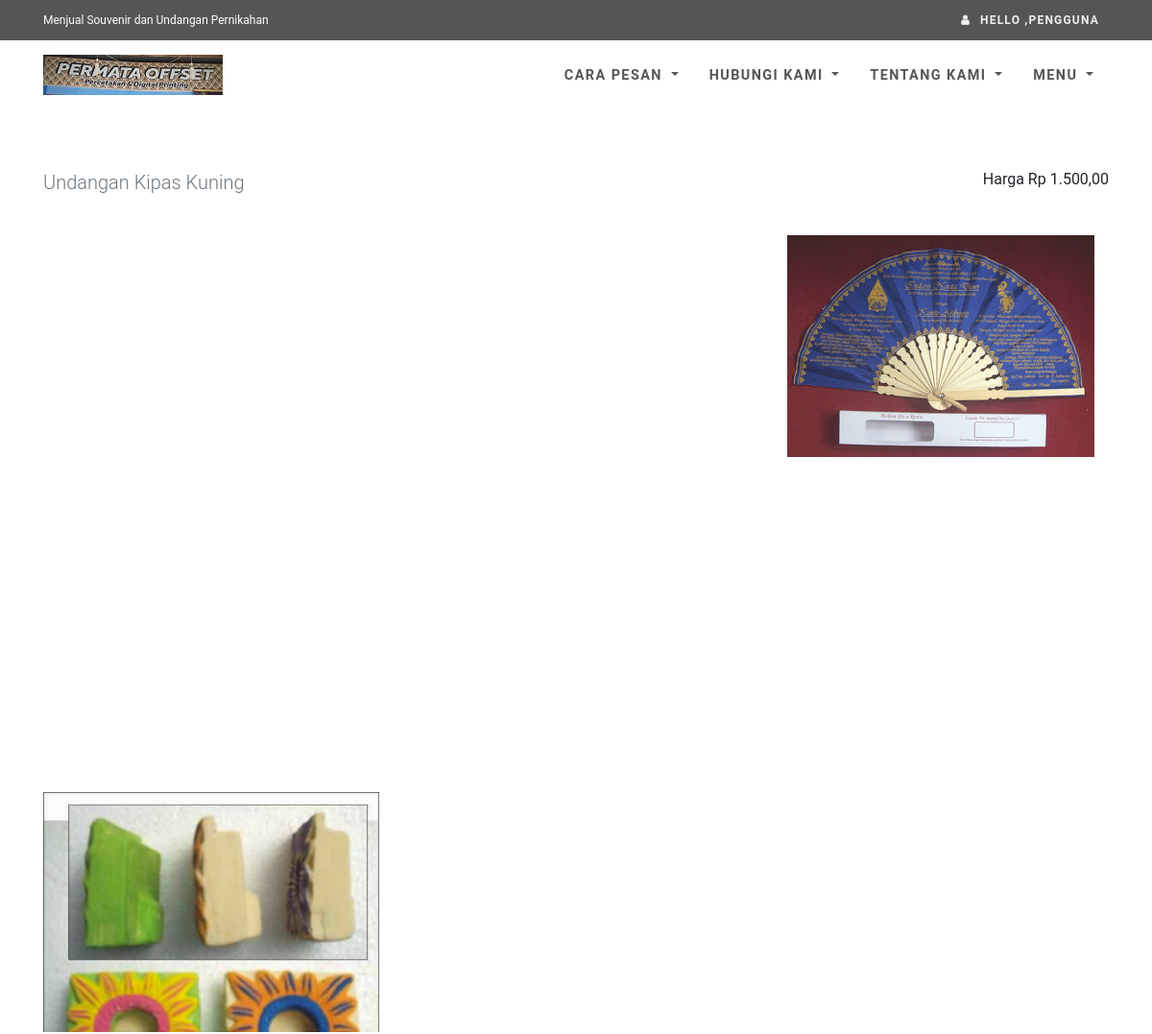
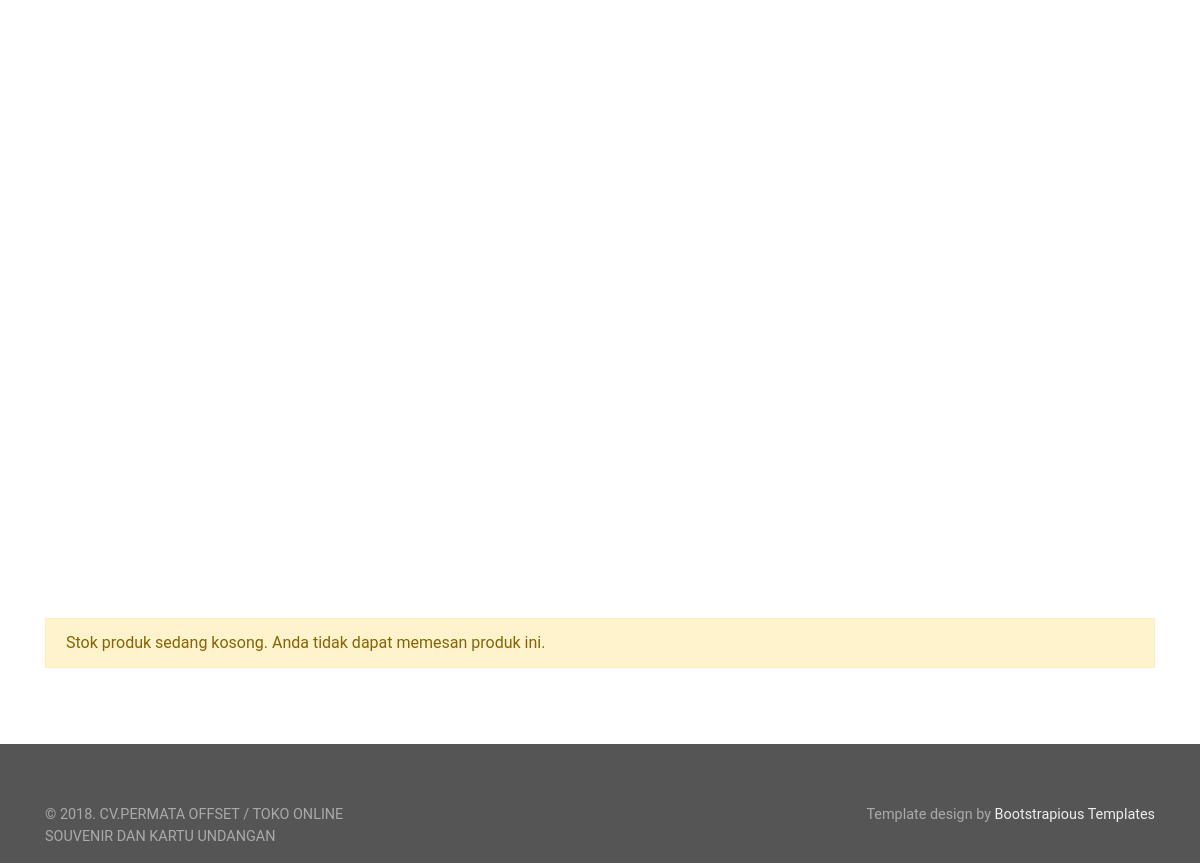
Page /produk.php (signed in) on the earlier database version (2 pictures, top to bottom).
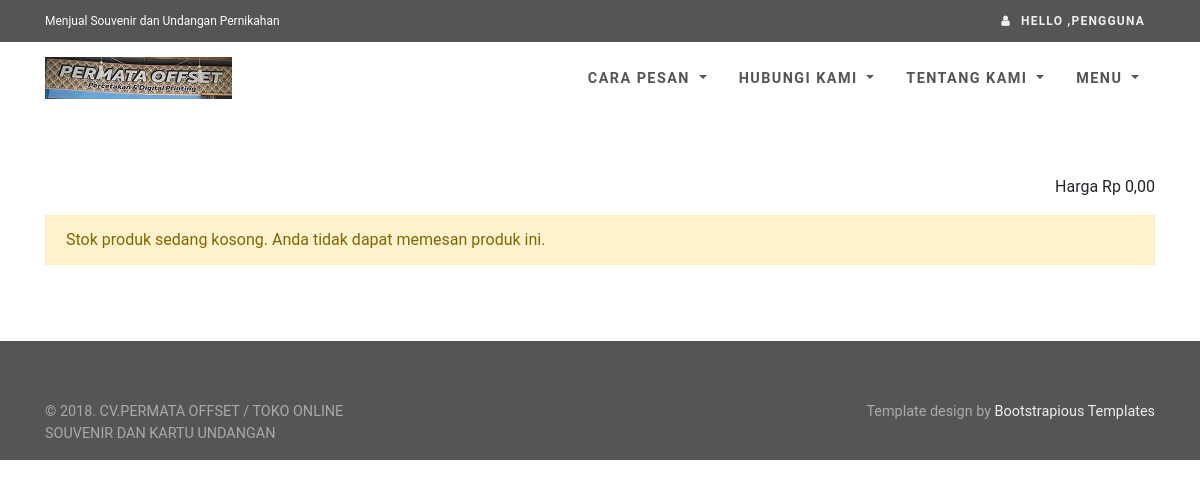
Same page on the later database version.
### tables this page shows
CREATE TABLE `tbl_produk` (
  `id_produk` int(11) NOT NULL AUTO_INCREMENT,
  `nm_produk` varchar(100) NOT NULL,
  `jenis_produk` varchar(15) NOT NULL,
  `harga` int(11) NOT NULL,
  `stok` int(11) DEFAULT '10',
  PRIMARY KEY (`id_produk`)
);

CREATE TABLE `tbl_foto_produk` (
  `id_foto_produk` int(11) NOT NULL AUTO_INCREMENT,
  `id_produk` int(11) NOT NULL,
  `foto_produk` text NOT NULL,
  PRIMARY KEY (`id_foto_produk`)
);

### db.php (called while the page is built, shortened)
<?php
class Sparrow {
    protected $where;
    protected $sql;
    protected $db;
    protected $db_type;
    protected $stats;
    public $is_cached = false;
    public $stats_enabled = false;
    public $key_prefix = '';
    public function build($sql, $input) {
        return (strlen($input) > 0) ? ($sql.' '.$input) : $sql;
    }
    public function parseConnection($connection) {
        $url = parse_url($connection);
        $cfg = array();
        $cfg['type'] = isset($url['scheme']) ? $url['scheme'] : $url['path'];
        $cfg['hostname'] = isset($url['host']) ? $url['host'] : null;
        $cfg['database'] = isset($url['path']) ? substr($url['path'],1) : null;
        $cfg['username'] = isset($url['user']) ? $url['user'] : null;
        $cfg['password'] = isset($url['pass']) ? $url['pass'] : null;
        $cfg['port'] = isset($url['port']) ? $url['port'] : null;
        return $cfg;
    }
    public function reset() {
        $this->where = '';
        $this->joins = '';
        $this->order = '';
        $this->groups = '';
        $this->having = '';
        $this->distinct = '';
        $this->limit = '';
        $this->offset = '';
        $this->sql = '';
    }
    protected function parseCondition($field, $value = null, $join = '', $escape = true) {
        if (is_string($field)) {
            if ($value === null) return $join.' '.trim($field);
            return $join.' '.str_replace('|', '', $field).$condition.$value;
        }
    }
    public function from($table, $reset = true) {
        $this->table = $table;
        return $this;
    }
    public function where($field, $value = null) {
        $join = (empty($this->where)) ? 'WHERE' : '';
        $this->where .= $this->parseCondition($field, $value, $join);
        return $this;
    }
    public function limit($limit, $offset = null) {
        return $this;
    }
    public function select($fields = '*', $limit = null, $offset = null) {
        $fields = (is_array($fields)) ? implode(',', $fields) : $fields;
        return $this;
    }
    public function sql($sql = null) {
        if ($sql !== null) {
            $this->sql = trim(
                (is_array($sql)) ?
                    array_reduce($sql, array($this, 'build')) :
                    $sql
            );
            return $this;
        }
        return $this->sql;
    }
    public function setDb($db) {
        $this->db = null;
        if (is_string($db)) {
            $this->setDb($this->parseConnection($db));
        }
        else if (is_array($db)) {
            switch ($db['type']) {
                case 'mysqli':
                    $this->db = new mysqli(
                        $db['hostname'],
                        $db['username'],
                        $db['password'],
                        $db['database']
                    );
                    break;
            }
            $this->db_type = $db['type'];
        }
    }
    public function execute($key = null, $expire = 0) {
        $result = null;
        $this->is_cached = false;
        if (!empty($this->sql)) {
            $error = null;
            switch ($this->db_type) {
                case 'mysqli':
                    $result = $this->db->query($this->sql);
                    break;
            }
        }
        return $result;
    }
    public function many($key = null, $expire = 0) {
        $data = array();
        $result = $this->execute($key, $expire);
        if ($this->is_cached) {
            $data = $result;
            if ($this->stats_enabled) {
                $this->stats['cached'][$this->key_prefix.$key] = $this->sql;
            }
        }
        else {
            switch ($this->db_type) {
                case 'mysqli':
                    if (function_exists('mysqli_fetch_all')) {
                        $data = $result->fetch_all(MYSQLI_ASSOC);
                    }
                    else {
                        while ($row = $result->fetch_assoc()) {
                            $data[] = $row;
                        }
                    }
                    break;
            }
        }
        return $data;
    }
    public function one($key = null, $expire = 0) {
        $data = $this->many($key, $expire);
        $row = (!empty($data)) ? $data[0] : array();
        return $row;
    }
}

### produk.php (the view, shortened to what the changed rows need)
<?php
require "koneksi.php";
$detail = $db->from('tbl_produk')->where('id_produk',$_GET['id_produk'])->select()->one();
$foto = $db->from('tbl_foto_produk')->where('id_produk',$_GET['id_produk'])->select()->many();
include "template/head.php";
?>
<body>
<div id="all">
<div id="content">
<div class="container">
<div class="row bar">
	<div class="col-sm-12">
		<div class="row">
			<div class="col-md-6">
				<div class="pull-left">
					<p class="text-muted lead text-center"><?php echo $detail['nm_produk']; ?></p>
				</div>
			</div>
			<div class="col-md-6">
				<div class="pull-right">
					<p class="price">Harga <?php echo "Rp ".number_format($detail['harga'],2,',','.'); ?></p>
				</div>
			</div>
		</div>
		  <div class="products-big">
			<div class="row products">
			<?php
			foreach($foto as $f){
			?>
				<div class="col-md-4 col-xs-12">
				<div class="product">
				  <div class="image"><img src="<?php echo $base_url; ?>/produk/<?php echo $f['foto_produk']; ?>" alt="" class="img-fluid image1"></div>
				</div>
			  </div>
			<?php
			}
			?>
		    </div>
		  </div>
	</div>
</div>
</div>
</div>
</div>
</body>
</html>

Differences in the rows shown:
removed tbl_produk: nm_produk "Undangan Kipas Kuning", harga "1.500,00"
removed tbl_foto_produk: foto_produk (picture)
removed tbl_foto_produk: foto_produk (picture)
Other differences:
$detail['harga']: (not shown) → "0,00"
